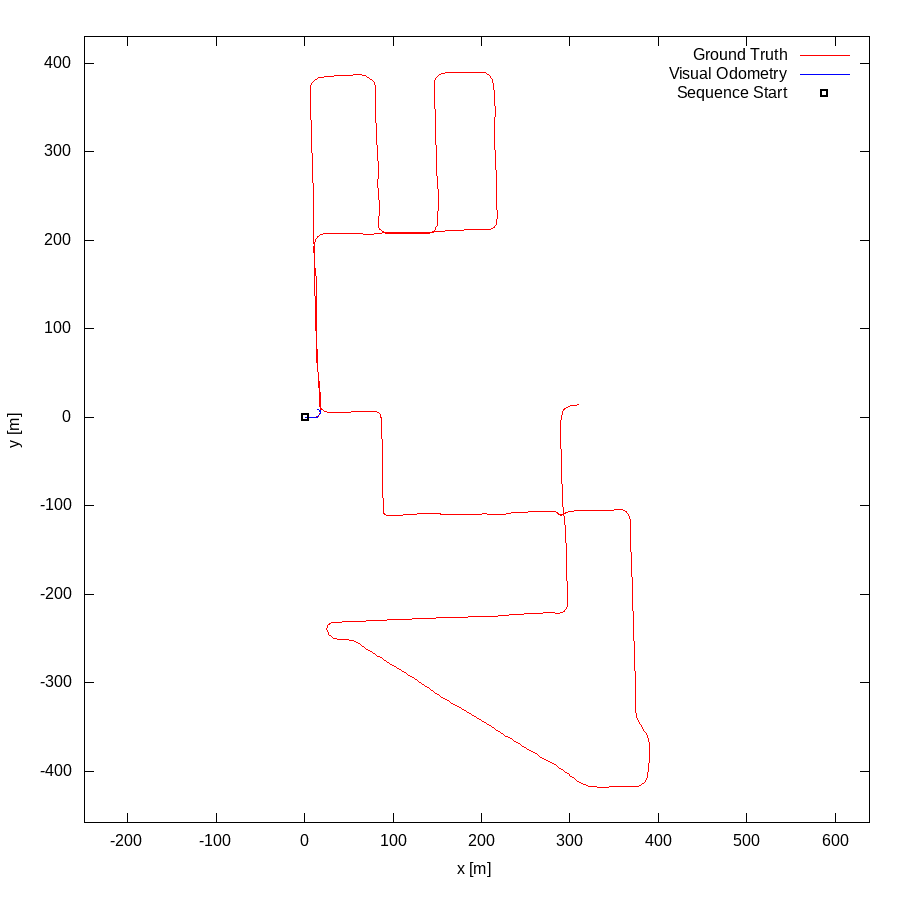

Recreate this plot in gnuplot.
set term postscript eps enhanced color
set output "08.eps"
set size ratio -1
set xrange [-249:639]
set yrange [-458:430]
set xlabel "x [m]"
set ylabel "y [m]"
plot "08.txt" using 1:2 lc rgb "#FF0000" title 'Ground Truth' w lines,"08.txt" using 3:4 lc rgb "#0000FF" title 'Visual Odometry' w lines,"< head -1 08.txt" using 1:2 lc rgb "#000000" pt 4 ps 1 lw 2 title 'Sequence Start' w points
